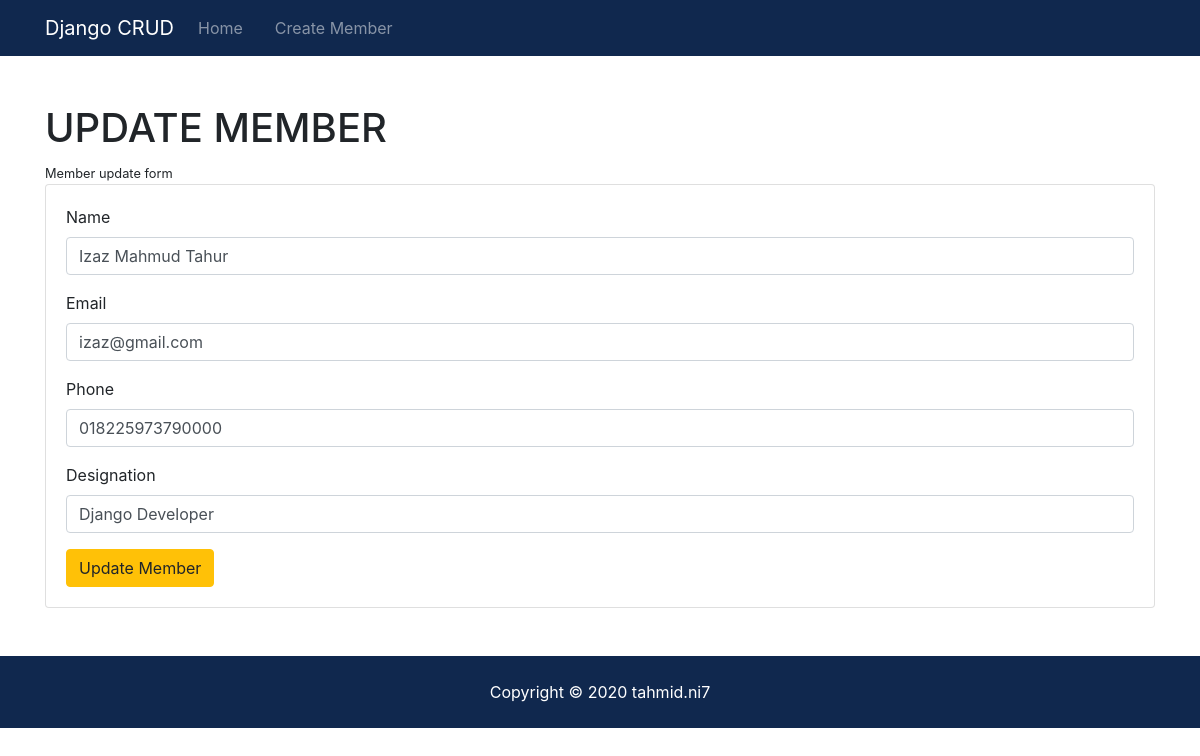
/edit/29, run on the app's committed database.
### crud/models.py (models this page shows, shortened)
class Member(models.Model):
    name = models.CharField(max_length=100)
    email = models.EmailField(max_length=50)
    phone = models.CharField(max_length=15)
    designation = models.CharField(max_length=100, blank=True)
    is_active = models.BooleanField(default=True)

### crud/views.py (the view)
# urls.py: path('edit/<int:member_id>', views.edit, name='edit'),
def edit(request, member_id):
    member = get_object_or_404(Member, pk=member_id)
    form = MemberForm(instance=member)
    context = {
        'member': member,
        'form': form
    }
    return render(request, 'crud/edit.html', context)

### crud/forms.py (shortened to what this page needs)
class MemberForm(forms.ModelForm):
    name = forms.CharField(widget=forms.TextInput(
        attrs={'class': 'form-control'}),
        max_length=100)
    email = forms.EmailField(widget=forms.EmailInput(
        attrs={'class': 'form-control name'}),
        max_length=50)
    phone = forms.CharField(widget=forms.TextInput(
        attrs={'class': 'form-control'}),
        max_length=15)
    designation = forms.CharField(widget=forms.TextInput(
        attrs={'class': 'form-control'}),
        max_length=100, required=False)
    is_active = forms.BooleanField(initial=True)
    class Meta:
        model = Member
        fields = "__all__"

### templates/crud/edit.html (shortened to what this page needs)
{% extends 'base.html' %}
{% block body_block %}
<diV class="container py-5">
	<h1>UPDATE MEMBER</h1>
	<small>Member update form</small>
	<div class="card-body card">
		<form method="post" action="{% url 'update' member.id %}" novalidate>
	  <div class="form-group">
	    <label for="">Name</label>
	    {{form.name}}
	  </div>
	  <div class="form-group">
	    <label for="">Email</label>
	    {{form.email}}
	  </div>
		<div class="form-group">
		    <label for="">Phone</label>
		    {{form.phone}}
	    </div>
			<div class="form-group">
		    <label for="">Designation</label>
		    {{form.designation}}
	    </div>
	  <button type="submit" class="btn btn-warning">Update Member</button>
	</form>
	</div>
</diV>
{% endblock %}

### data on the page
Member: name "Izaz Mahmud Tahur", email "izaz@gmail.com", phone "018225973790000", designation "Django Developer"
